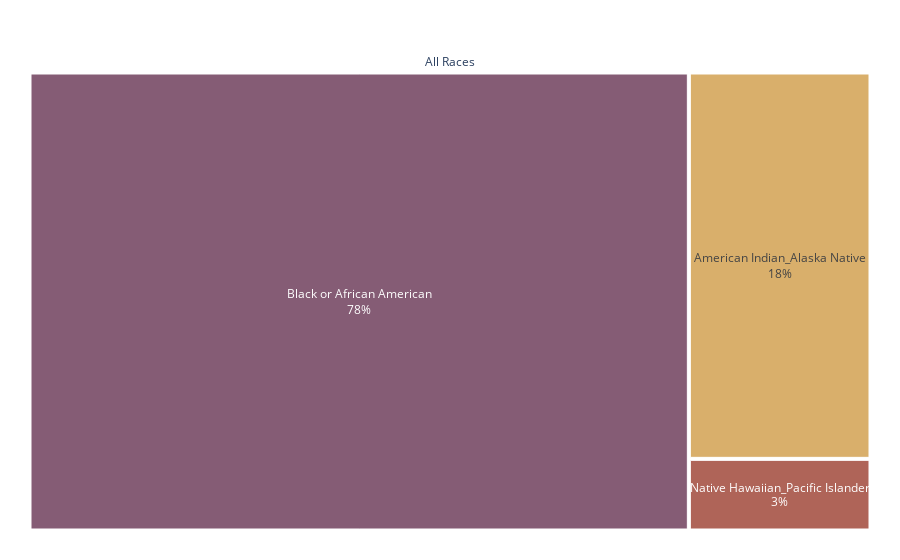

Source (notebook cell):
### Code cell
fig = px.treemap(df_BIP, path=[px.Constant("All Races"), 'Race'], values='NumFirms',
                  color_discrete_sequence= px.colors.qualitative.Antique)
fig.update_traces(textposition='middle center', textinfo='label + percent parent')
fig.update_layout(uniformtext=dict(minsize=10),margin = dict(t=50, l=25, r=25, b=25))
fig.show()

### Figure 1 — Plotly figure (JSON) as saved in the notebook; plotly's stock layout.template omitted (floating-point values rounded to 4 significant figures)
{"data": [{"branchvalues": "total", "domain": {"x": [0, 1], "y": [0, 1]}, "hovertemplate": "labels=%{label}<br>NumFirms=%{value}<br>parent=%{parent}<br>id=%{id}<extra></extra>", "ids": ["All Races/American Indian_Alaska Native", "All Races/Black or African American", "All Races/Native Hawaiian_Pacific Islander", "All Races"], "labels": ["American Indian_Alaska Native", "Black or African American", "Native Hawaiian_Pacific Islander", "All Races"], "name": "", "parents": ["All Races", "All Races", "All Races", ""], "textinfo": "label+percent parent", "textposition": "middle center", "type": "treemap", "values": [16963, 72990, 3146, 93099]}], "layout": {"legend": {"tracegroupgap": 0}, "margin": {"b": 25, "l": 25, "r": 25, "t": 50}, "treemapcolorway": ["rgb(133, 92, 117)", "rgb(217, 175, 107)", "rgb(175, 100, 88)", "rgb(115, 111, 76)", "rgb(82, 106, 131)", "rgb(98, 83, 119)", "rgb(104, 133, 92)", "rgb(156, 156, 94)", "rgb(160, 97, 119)", "rgb(140, 120, 93)", "rgb(124, 124, 124)"], "uniformtext": {"minsize": 10}}}
